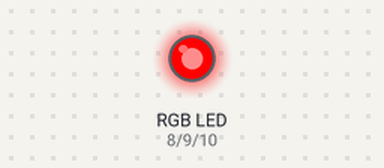
Simulated run of this sketch. Board: Arduino Uno, built with avr-gcc and run on an emulated ATmega328P. Parts: an RGB LED mixed from three pins (HIGH = lit).

Above: at 0.5 s.
At 1.5 s:
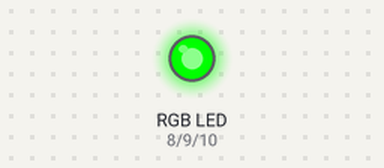
At 5.5 s:
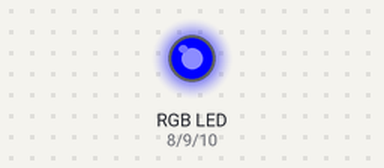
Timing chart, 0 to 6.9 s (numbered marks = the images above):
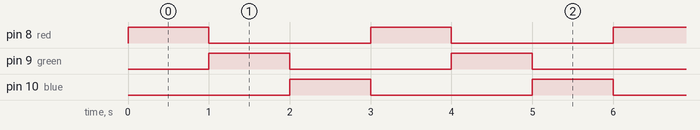

Measured:
- by itself, pin 8 (red), pin 9 (green), pin 10 (blue): alternates HIGH for 1.0 s and LOW for 2.0 s
- by itself, everything shown: repeats every 3.0 s, in 3 steps

The sketch:

RGB_LED.ino
```cpp
int red = 8;
int green = 9;
int blue = 10;

void setup() {
    pinMode(red, OUTPUT);
    pinMode(green, OUTPUT);
    pinMode(blue, OUTPUT);
}

void loop() {
    // red led light up
    digitalWrite(red, HIGH);
    digitalWrite(green, LOW);
    digitalWrite(blue, LOW);
    delay(1000);

    // green led light up
    digitalWrite(red, LOW);
    digitalWrite(green, HIGH);
    digitalWrite(blue, LOW);
    delay(1000);

    // blue led light up
    digitalWrite(red, LOW);
    digitalWrite(green, LOW);
    digitalWrite(blue, HIGH);
    delay(1000);
}
```
